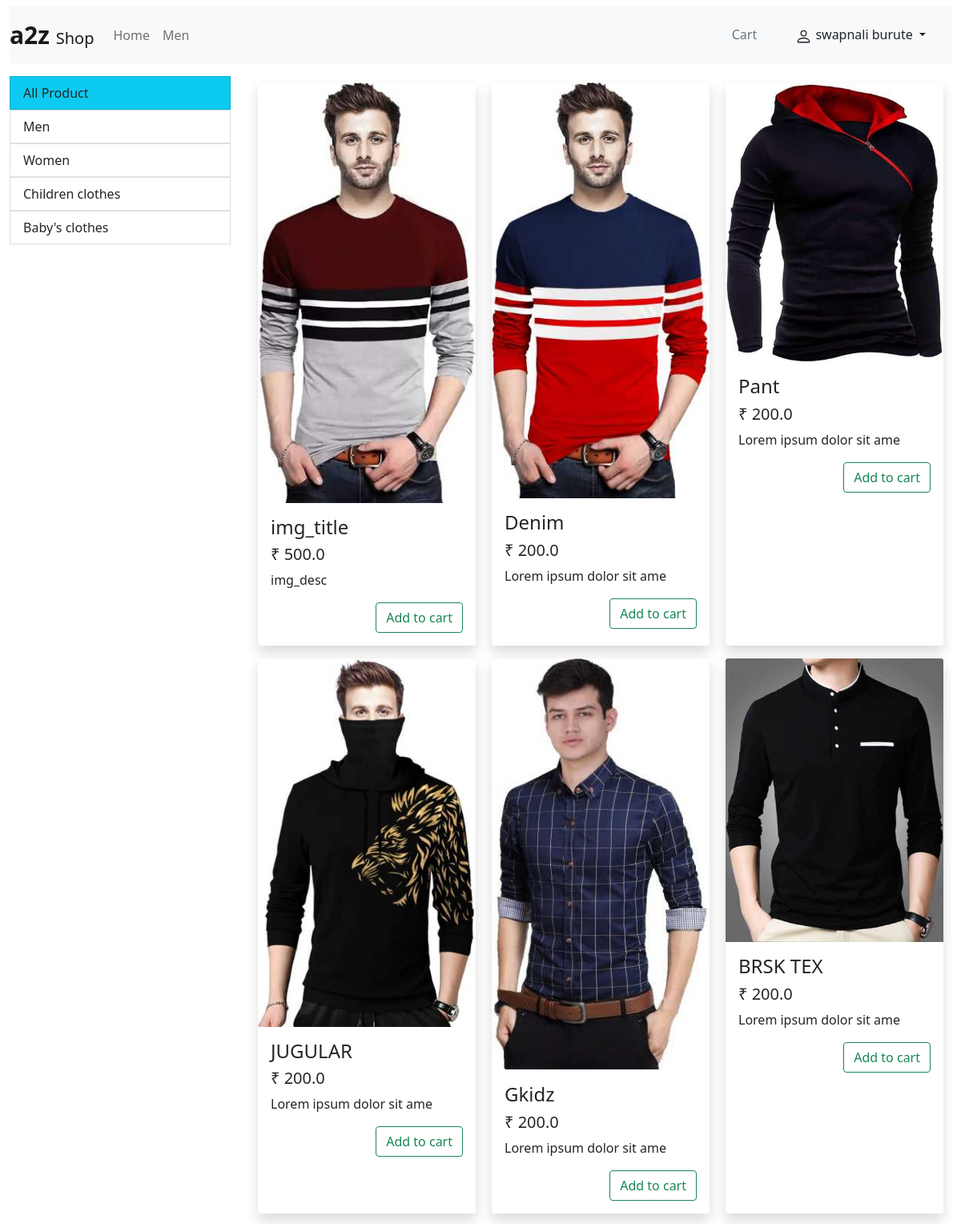
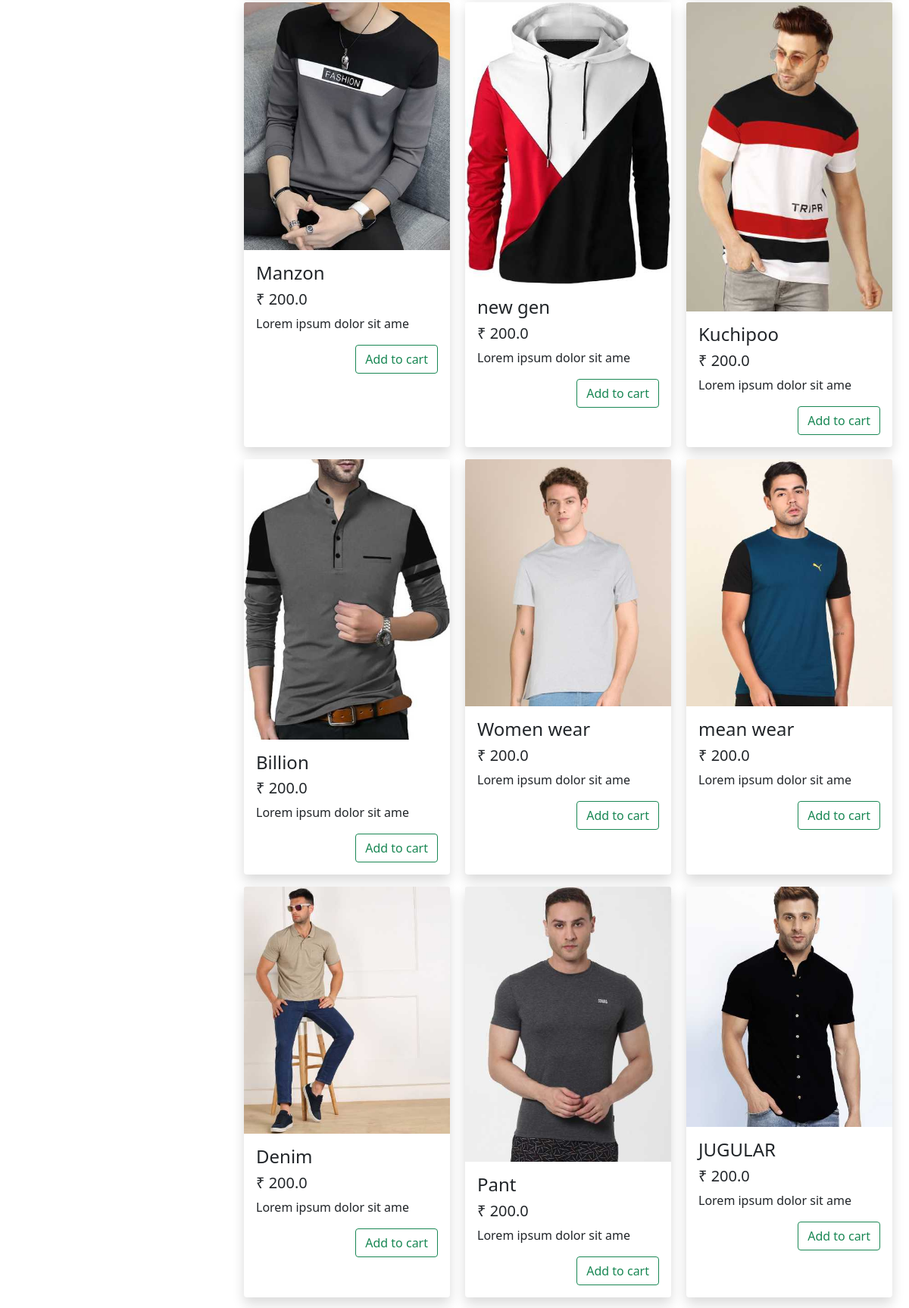
Page / (signed in, upper part) on the committed database (2 pictures, top to bottom).
### item_card/models.py (models this page shows, shortened)
class Customer(models.Model):
    first_name = models.CharField(max_length=30)
    last_name = models.CharField(max_length=30)
    phone_num = models.CharField(max_length=14)
    email     = models.EmailField()
    image  =  models.ImageField(upload_to='customers/' , null=True, default='')
    address = models.CharField(max_length=100,null=True , default='')
    password  = models.CharField(max_length=500)

class Category(models.Model):
    name = models.CharField(max_length=20)

class Item_card(models.Model):
    img_title = models.CharField(max_length=100)
    img_desc = models.CharField(max_length=100)
    price = models.FloatField(null=True, default=200)
    img_category = models.ForeignKey(Category, on_delete= models.CASCADE, default=5)
    img_img = models.ImageField(upload_to='uploads/',null=True, default=None)

### Eshop/views/home.py (the view, shortened to what this page needs)
# urls.py: path('',home.HomePage.as_view(), name= 'homePage' ),
class HomePage(View):
    def get(self,request):
        data = None
        category_id = None
        if request.method == 'GET':
            category_id = request.GET.get('category_id')
            if category_id != None:
                data = Item_card.objects.all().filter(img_category=category_id)
                category_id = int(category_id)
            else:
                data = Item_card.objects.all()
        fields = Category.objects.all()
        print(request.session.get('customer_id'))
        print(request.session.get('customer_email'))
        return render(request, 'home_page.html', {'data':data,'category_id':category_id ,'fields' : fields })

### item_card/templatetags/currency.py (called while the page is built)
@register.filter(name='currency')
def currency(price):
   return '₹ '+ str(price)

### item_card/templatetags/manual_tag.py (called while the page is built)
@register.filter(name='cart_len')
def cart_len(cart):
      if cart != None:
         return len(cart)
      return False

@register.filter(name='name_by_id')
def name_by_id(customer_id):
   costomer = Customer.objects.all().filter(id=customer_id)[0]
   return costomer.first_name +' '+ costomer.last_name

### templates/home_page.html (shortened to what this page needs)
{% extends 'base.html'%}
{% block content %}
{% load manual_tag %}
{% load currency %}
  <div class="row">
    <div class="col-lg-3">
      <ul class="list-group">
         <li><a class="list-group-item {% if category_id == None %} bg-info {% endif %}" href="/"> All Product </a> </li>
        {% for field in fields %}
        <li><a class="list-group-item {% if category_id == field.id %} bg-info {% endif %}" href="/?category_id={{field.id}}"> {{field.name}} </a> </li>
       {% endfor %}
      </ul>
    </div>
    <div class="col-lg-9">
      <div class="row mx-auto">
      {% for product in data %}
        <div class="card mx-auto p-0  border-0 shadow my-2" style="width: 17rem;" id="{{product.id}}">
          <img src="{{product.img_img.url}}" alt="image load failed" class="card-img-top">
          <div class="card-body">
            <h4 class="card-title">{{product.img_title}}</h4>
            <h5 class="card-text">{{product.price|currency}}</h5>
            <p class="card-text"> {{product.img_desc}}
          </p>
          <form method="post">
            <div class=" d-flex align-items-end flex-column">
        {% if product.id|is_in_cart:request.session.cart  %}
              <div class="container form-group">
                <form method="post " action="">
                  {% csrf_token %}
                  <input type="text" value="{{product.id}}" hidden name="decrement_cart">
                  <input type="text" value="True" hidden name="remove">
                  <input type="submit"  value="-">
                </form>
                <span>{{product.id|cart_quantity:request.session.cart}} in cart</span>
                <form method="post" action="">
                  {% csrf_token %}
                  <input type="text" value="{{product.id}}" hidden name="increment_cart">
                  <input type="submit"  value="+">
                </form>
              </div>
          {% else %}
              <button class="btn btn-outline-success"> Add to cart</button>
          {% endif %}
            </div>
         </form>
          </div>
          </div>
          {% empty %}
          NO product available
        {% endfor %}
       </div></div>
  </div>
{% endblock %}

### templates/base.html (shortened to what this page needs)
<!DOCTYPE html>
<html lang="en">
<head>
    <link rel="stylesheet" href="/static/main.css">
</head>
<body class="container-fluid mt-2">
  {% load manual_tag %}
    <nav class="navbar navbar-expand-lg navbar-light bg-light ">
      <a class="navbar-brand" href="/"> <span style="font-size: 30px ;"><b>a2z </b> </span> Shop</a>
      <div class="collapse navbar-collapse" id="navbarSupportedContent">
        <ul class="navbar-nav mr-auto">
          <li class="nav-item active">
            <a class="nav-link" href="/">Home</a>
          </li>
          <li class="nav-item">
            <a class="nav-link" href="/?category_id=5">Men</a>
          </li>
        </ul>
      </div>
      <ul class="d-flex my-auto">
        <li class="d-inline-block mx-lg-3 mx-1 "><a class="nav_anker " href="{% url 'cart_page' %}"> Cart {% if request.session.cart|cart_len %} <span class="badge bg-black">{{request.session.cart | cart_len}}</span> {% endif %} </a> </li>
        {% if not request.session.customer_id %}
        <li class="d-inline-block mx-lg-3 mx-1 "><a class=" nav_anker" href="/login">Log in </a> </li>
        <li class="d-inline-block mx-lg-3 mx-1 "><a class=" nav_anker" href="/signUp">Sign Up </a> </li>
        <li class="d-inline-block mx-lg-3 mx-1 "><a class=" nav_anker" href="/admin">Admin </a> </li>
        {% else %}
        <li class="d-inline-block mx-lg-3 mx-sm-1">
          <div class="dropdown">
            <span class="dropdown-toggle mx-3" type="button" id="dropdownMenuButton1" data-bs-toggle="dropdown" aria-expanded="false">
             {{request.session.customer_id|name_by_id}}
          </span>
        </div>
        </li>
          </ul>
        {% endif %}
    </nav>
    {% block content %}  {% endblock %}
    <br><br><br><br><br>
</body>
</html>

### static/main.css (style rules this page uses)
li a.nav_anker { text-decoration: none; text-align: center; color: #6c757d; font-size: inherit; }

### rows in the picture
Customer: session.customer_id|name_by_id "swapnali burute"
Category: name "Men"
Category: name "Women"
Category: name "Children clothes"
Category: name "Baby's clothes"
Item_card: {{ product.id }} 1 (drawn), img_img (picture), img_title "img_title", price "₹ 500.0", img_desc "img_desc", shows "Add to cart"
Item_card: img_img (picture), img_title "Denim", price "₹ 200.0", img_desc "Lorem ipsum dolor sit ame", shows "Add to cart"
Item_card: img_img (picture), img_title "Pant", price "₹ 200.0", img_desc "Lorem ipsum dolor sit ame", shows "Add to cart"
Item_card: img_img (picture), img_title "JUGULAR", price "₹ 200.0", img_desc "Lorem ipsum dolor sit ame", shows "Add to cart"
Item_card: img_img (picture), img_title "Gkidz", price "₹ 200.0", img_desc "Lorem ipsum dolor sit ame", shows "Add to cart"
Item_card: img_img (picture), img_title "BRSK TEX", price "₹ 200.0", img_desc "Lorem ipsum dolor sit ame", shows "Add to cart"
Item_card: img_img (picture), img_title "Manzon", price "₹ 200.0", img_desc "Lorem ipsum dolor sit ame", shows "Add to cart"
Item_card: img_img (picture), img_title "new gen", price "₹ 200.0", img_desc "Lorem ipsum dolor sit ame", shows "Add to cart"
Item_card: img_img (picture), img_title "Kuchipoo", price "₹ 200.0", img_desc "Lorem ipsum dolor sit ame", shows "Add to cart"
Item_card: img_img (picture), img_title "Billion", price "₹ 200.0", img_desc "Lorem ipsum dolor sit ame", shows "Add to cart"
Item_card: img_img (picture), img_title "Women wear", price "₹ 200.0", img_desc "Lorem ipsum dolor sit ame", shows "Add to cart"
Item_card: img_img (picture), img_title "mean wear", price "₹ 200.0", img_desc "Lorem ipsum dolor sit ame", shows "Add to cart"
Item_card: img_img (picture), img_title "Denim", price "₹ 200.0", img_desc "Lorem ipsum dolor sit ame", shows "Add to cart"
Item_card: img_img (picture), img_title "Pant", price "₹ 200.0", img_desc "Lorem ipsum dolor sit ame", shows "Add to cart"
Item_card: img_img (picture), img_title "JUGULAR", price "₹ 200.0", img_desc "Lorem ipsum dolor sit ame", shows "Add to cart"
